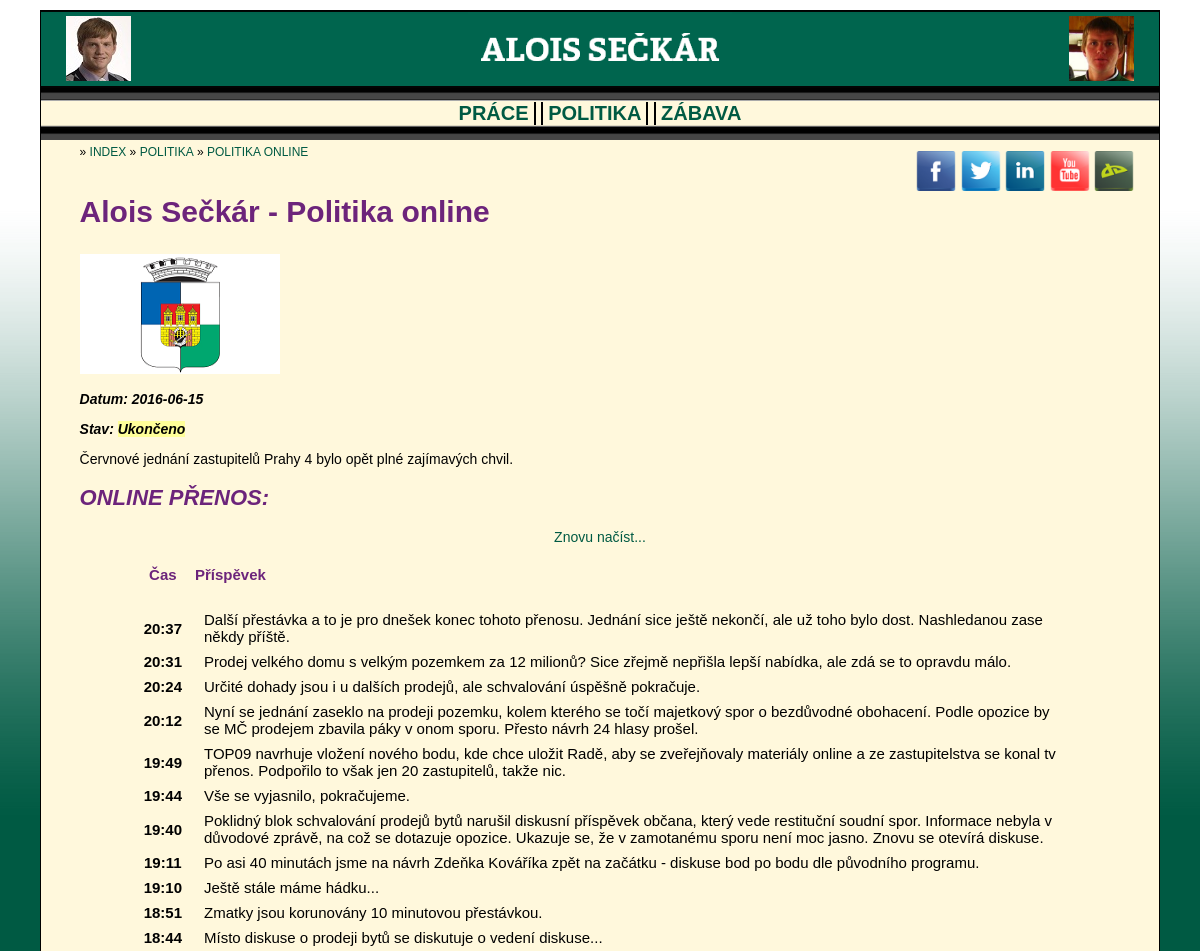
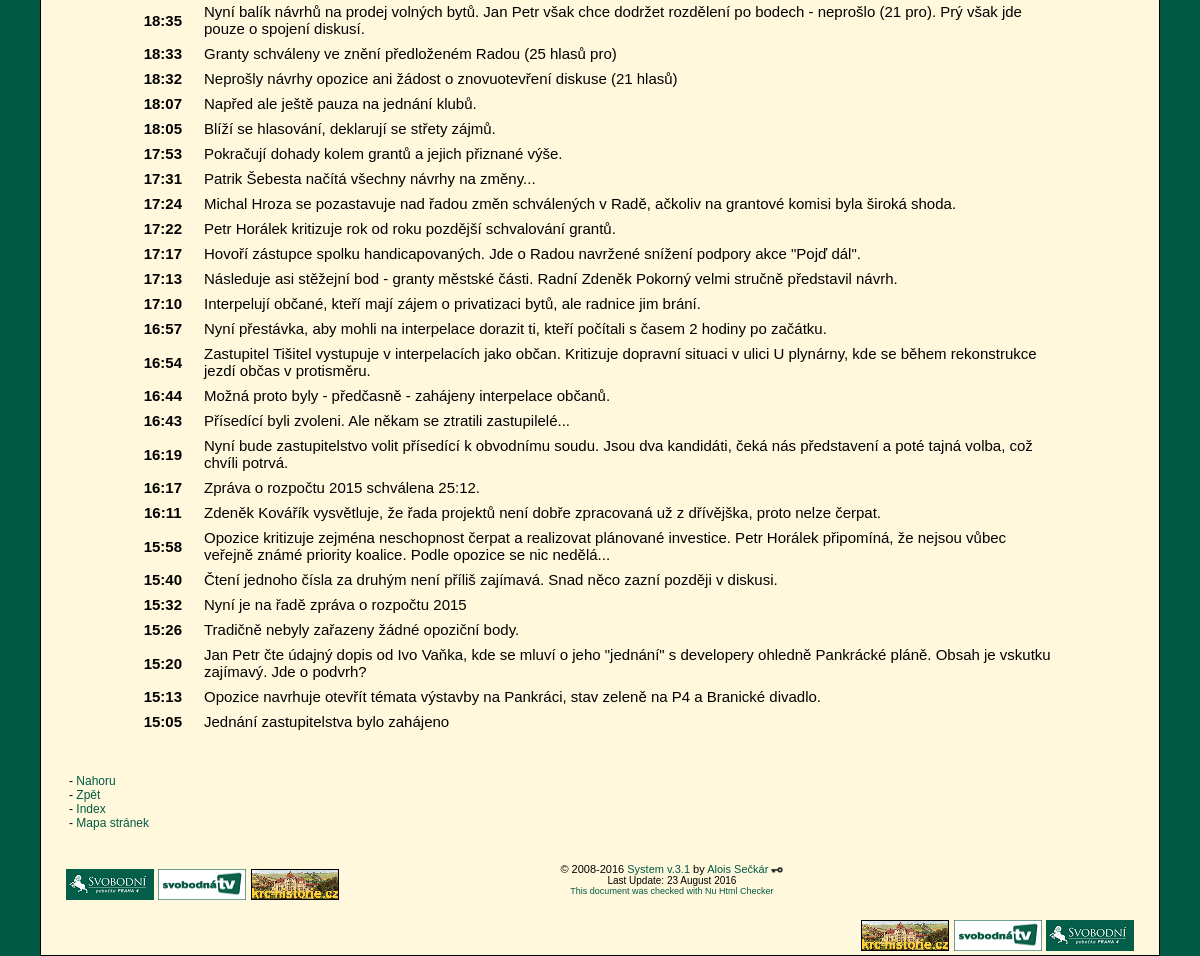
The page /politics-onlines/5 on the database its author committed (2 pictures, top to bottom).
### tables this page shows
CREATE TABLE IF NOT EXISTS `elrh_onlines` (
  `id` int(11) NOT NULL,
  `date` date NOT NULL,
  `name` varchar(50) NOT NULL,
  `dscr` text NOT NULL,
  `thumb` varchar(100) NOT NULL,
  `status` enum('future','current','past') NOT NULL DEFAULT 'future'
);

CREATE TABLE IF NOT EXISTS `elrh_onlines_content` (
  `id` int(11) NOT NULL,
  `online` int(11) NOT NULL,
  `date` datetime NOT NULL,
  `content` text NOT NULL
);

### index.php (called while the page is built, shortened)
<?php
$controller = new ELRHPageController();
if (!empty($_GET["page"])) {
	$page = $_GET["page"];
}
$controller->resolvePath(mb_strtolower($page, 'UTF-8'));
$controller->prepareData();
$controller->renderPage();
?>

### web/scripts/page-data/elrh_data_helper.php (called while the page is built)
<?php
class ELRHDataHelper {
	public static function retrieveArray($mysqli, $query) {
		$result = $mysqli->query($query);
	    $i = 0;
		while ($current = $result->fetch_array()) {
			$array[$i] = $current;
			$i++;
		}
		if (isset($array)) {
			return $array;
		} else {
			return null;
		}
	}
	public static function retrieveRow($mysqli, $query) {
		$result = $mysqli->query($query." LIMIT 1");
	    $row = $result->fetch_array();
		if (isset($row)) {
			return $row;
		} else {
			return null;
		}
	}
}

### web/scripts/page-data/elrh_politics-onlines_data.php (called while the page is built, shortened)
<?php
class ELRHPageData {
	public static function prepareData($item, $mysqli) {
		$data["title"] = "Alois Sečkár - Politika online";
		include_once getcwd().'/web/scripts/page-data/elrh_data_helper.php';
		$data["onlines"] = ELRHDataHelper::retrieveArray($mysqli, "SELECT id, date, name, thumb, status FROM elrh_onlines ORDER BY date DESC");
		if (!empty($item)) {
		    $data["single"] = true;
			$data["entry"] = ELRHDataHelper::retrieveRow($mysqli, "SELECT id, date, name, dscr, thumb, status FROM elrh_onlines WHERE id='".mysqli_real_escape_string($mysqli, $item)."'");
			if (!empty($data["entry"])) {
				$data["exists"] = true;
			}
			$data["contents"] = ELRHDataHelper::retrieveArray($mysqli, "SELECT date, content FROM elrh_onlines_content WHERE online='".mysqli_real_escape_string($mysqli, $item)."' ORDER BY date DESC");
			if (!empty($data["contents"])) {
				$data["full"] = true;
			}
		}
		return $data;
	}
}

### web/scripts/page-content/elrh_politics-onlines_content.php (the view, shortened to what this page needs)
<?php
class ELRHPageContentRenderer {
	public static function renderContent($page_data) {
	    if ($page_data["single"]==true) {
			if ($page_data["exists"]==true) {
				echo '<h1>'.$page_data["title"].'</h1>'.PHP_EOL;
				echo '<img src="'.$page_data["entry"]["thumb"].'" title="'.$page_data["entry"]["name"].'" alt="'.$page_data["entry"]["name"].'" width="200" height="120" />'.PHP_EOL;
				echo '<p>'.PHP_EOL;
					echo '<strong><em>Datum: '.$page_data["entry"]["date"].'</em></strong>'.PHP_EOL;
				echo '</p>'.PHP_EOL;
				echo '<p>'.PHP_EOL;
					switch ($page_data["entry"]["status"]) {
						case "past":
						    $state = '<span style="background-color: #FFFF99;">Ukončeno</span>';
							break;
					}
					echo '<strong><em>Stav: '.$state.'</em></strong>'.PHP_EOL;
				echo '</p>'.PHP_EOL;
				echo '<p>'.PHP_EOL;
					echo $page_data["entry"]["dscr"];
				echo '</p>'.PHP_EOL;
				echo '<h2>ONLINE PŘENOS:</h2>';
				echo '<p class="centered">'.PHP_EOL;
					echo '<a href="/politics-onlines/'.$page_data["entry"]["id"].'">Znovu načíst...</a>'.PHP_EOL;
				echo '</p>'.PHP_EOL;
				if ($page_data["full"]==true) {
					echo '<table class="onlines">'.PHP_EOL;
					echo '<tr>'.PHP_EOL;
						echo '<th>Čas</th>'.PHP_EOL;
						echo '<th style="text-align: left;">Příspěvek</th>'.PHP_EOL;
					echo '</tr>'.PHP_EOL;
					echo '<tr>'.PHP_EOL;
						echo '<td colspan="5" style="height: 5px;"></td>'.PHP_EOL;
					echo '</tr>'.PHP_EOL;
					foreach ($page_data["contents"] as $row) {
						$date = preg_split("/ /", $row["date"]);
						$time = preg_split("/:/", $date[1]);
						echo '<tr>'.PHP_EOL;
							echo '<td><strong>'.$time[0].':'.$time[1].'</strong></td>'.PHP_EOL;
							echo '<td style="text-align: left;">'.$row["content"].'</td>'.PHP_EOL;
						echo '</tr>'.PHP_EOL;
					}
					echo '</table>'.PHP_EOL;
				} else {
					echo '<p>'.PHP_EOL;
						echo 'Nenalezeny žádné příspěvky. Zkuste to později.'.PHP_EOL;
					echo '</p>'.PHP_EOL;
				}
			} else {
				echo '<h1>POLITIKA ONLINE</h1>'.PHP_EOL;
				echo '<p>'.PHP_EOL;
					echo '<div class="font-error">Online přenos s takovým ID se bohužel na blogu nenachází...</div>'.PHP_EOL;
				echo '</p>'.PHP_EOL;
			}
		}
	}
}

### elrh_css.css (style rules this page uses)
a { text-decoration: none }
a:link { color: #005a43; }
table { margin: 0px auto; }
th { text-align: center; color: #6C247B; padding-top: 5px; padding-bottom: 12px; }
td { text-align: center; padding-left: 10px; padding-right: 10px; padding-bottom: 5px; }
table.onlines { width: 90%; }
p { font-size: 14px; }
p.centered { text-align: center; }
body { font-family: 'Arial'; background-image: url('web/skin/body_bg.png'); background-repeat: repeat-x; background-color: #005a43; }
h1 { color: #6C247B; font-size: 30px; }
h2 { color: #6C247B; font-size: 22px; font-style: italic; }

### rows shown on the page
elrh_onlines: thumb (picture), date "2016-06-15", dscr "Červnové jednání zastupitelů Prahy 4 bylo opět plné zajímavých chvil."
elrh_onlines_content: date "20", date "37", content "Další přestávka a to je pro dnešek konec tohoto přenosu. Jednání sice ještě nekončí, ale už toho bylo dost. Nashledanou zase někdy příště."
elrh_onlines_content: date "20", date "31", content "Prodej velkého domu s velkým pozemkem za 12 milionů? Sice zřejmě nepřišla lepší nabídka, ale zdá se to opravdu málo."
elrh_onlines_content: date "20", date "24", content "Určité dohady jsou i u dalších prodejů, ale schvalování úspěšně pokračuje."
elrh_onlines_content: date "20", date "12", content "Nyní se jednání zaseklo na prodeji pozemku, kolem kterého se točí majetkový spor o bezdůvodné obohacení. Podle opozice by se MČ prodejem zbavila páky v onom sporu. Přesto návrh 24 hlasy prošel."
elrh_onlines_content: date "19", date "49", content "TOP09 navrhuje vložení nového bodu, kde chce uložit Radě, aby se zveřejňovaly materiály online a ze zastupitelstva se konal tv přenos. Podpořilo to však jen 20 zastupitelů, takže nic."
elrh_onlines_content: date "19", date "44", content "Vše se vyjasnilo, pokračujeme."
elrh_onlines_content: date "19", date "40", content "Poklidný blok schvalování prodejů bytů narušil diskusní příspěvek občana, který vede restituční soudní spor. Informace nebyla v důvodové zprávě, na což se dotazuje opozice. Ukazuje se, že v zamotanému sporu není moc jasno. Znovu se otevírá diskuse."
elrh_onlines_content: date "19", date "11", content "Po asi 40 minutách jsme na návrh Zdeňka Kováříka zpět na začátku - diskuse bod po bodu dle původního programu."
elrh_onlines_content: date "19", date "10", content "Ještě stále máme hádku..."
elrh_onlines_content: date "18", date "51", content "Zmatky jsou korunovány 10 minutovou přestávkou."
elrh_onlines_content: date "18", date "44", content "Místo diskuse o prodeji bytů se diskutuje o vedení diskuse..."
elrh_onlines_content: date "18", date "35", content "Nyní balík návrhů na prodej volných bytů. Jan Petr však chce dodržet rozdělení po bodech - neprošlo (21 pro). Prý však jde pouze o spojení diskusí."
elrh_onlines_content: date "18", date "33", content "Granty schváleny ve znění předloženém Radou (25 hlasů pro)"
elrh_onlines_content: date "18", date "32", content "Neprošly návrhy opozice ani žádost o znovuotevření diskuse (21 hlasů)"
elrh_onlines_content: date "18", date "07", content "Napřed ale ještě pauza na jednání klubů."
elrh_onlines_content: date "18", date "05", content "Blíží se hlasování, deklarují se střety zájmů."
elrh_onlines_content: date "17", date "53", content "Pokračují dohady kolem grantů a jejich přiznané výše."
elrh_onlines_content: date "17", date "31", content "Patrik Šebesta načítá všechny návrhy na změny..."
elrh_onlines_content: date "17", date "24", content "Michal Hroza se pozastavuje nad řadou změn schválených v Radě, ačkoliv na grantové komisi byla široká shoda."
elrh_onlines_content: date "17", date "22", content "Petr Horálek kritizuje rok od roku pozdější schvalování grantů."
elrh_onlines_content: date "17", content "Hovoří zástupce spolku handicapovaných. Jde o Radou navržené snížení podpory akce \"Pojď dál\"."
elrh_onlines_content: date "17", date "13", content "Následuje asi stěžejní bod - granty městské části. Radní Zdeněk Pokorný velmi stručně představil návrh."
elrh_onlines_content: date "17", date "10", content "Interpelují občané, kteří mají zájem o privatizaci bytů, ale radnice jim brání."
elrh_onlines_content: date "16", date "57", content "Nyní přestávka, aby mohli na interpelace dorazit ti, kteří počítali s časem 2 hodiny po začátku."
elrh_onlines_content: date "16", date "54", content "Zastupitel Tišitel vystupuje v interpelacích jako občan. Kritizuje dopravní situaci v ulici U plynárny, kde se během rekonstrukce jezdí občas v protisměru."
elrh_onlines_content: date "16", date "44", content "Možná proto byly - předčasně - zahájeny interpelace občanů."
elrh_onlines_content: date "16", date "43", content "Přísedící byli zvoleni. Ale někam se ztratili zastupilelé..."
elrh_onlines_content: date "16", date "19", content "Nyní bude zastupitelstvo volit přísedící k obvodnímu soudu. Jsou dva kandidáti, čeká nás představení a poté tajná volba, což chvíli potrvá."
elrh_onlines_content: date "16", date "17", content "Zpráva o rozpočtu 2015 schválena 25:12."
elrh_onlines_content: date "16", date "11", content "Zdeněk Kovářík vysvětluje, že řada projektů není dobře zpracovaná už z dřívějška, proto nelze čerpat."
elrh_onlines_content: date "15", date "58", content "Opozice kritizuje zejména neschopnost čerpat a realizovat plánované investice. Petr Horálek připomíná, že nejsou vůbec veřejně známé priority koalice. Podle opozice se nic nedělá..."
elrh_onlines_content: date "15", date "40", content "Čtení jednoho čísla za druhým není příliš zajímavá. Snad něco zazní později v diskusi."
elrh_onlines_content: date "15", date "32", content "Nyní je na řadě zpráva o rozpočtu 2015"
elrh_onlines_content: date "15", date "26", content "Tradičně nebyly zařazeny žádné opoziční body."
elrh_onlines_content: date "15", date "20", content "Jan Petr čte údajný dopis od Ivo Vaňka, kde se mluví o jeho \"jednání\" s developery ohledně Pankrácké pláně. Obsah je vskutku zajímavý. Jde o podvrh?"
elrh_onlines_content: date "15", date "13", content "Opozice navrhuje otevřít témata výstavby na Pankráci, stav zeleně na P4 a Branické divadlo."
elrh_onlines_content: date "15", date "05", content "Jednání zastupitelstva bylo zahájeno"

### other values the page prints
$page_nav["name"] "POLITIKA"
$subpage_nav["name"] "POLITIKA ONLINE"
$page_data["title"] "Alois Sečkár - Politika online"
$version "3.1"
$update "23 August 2016"
